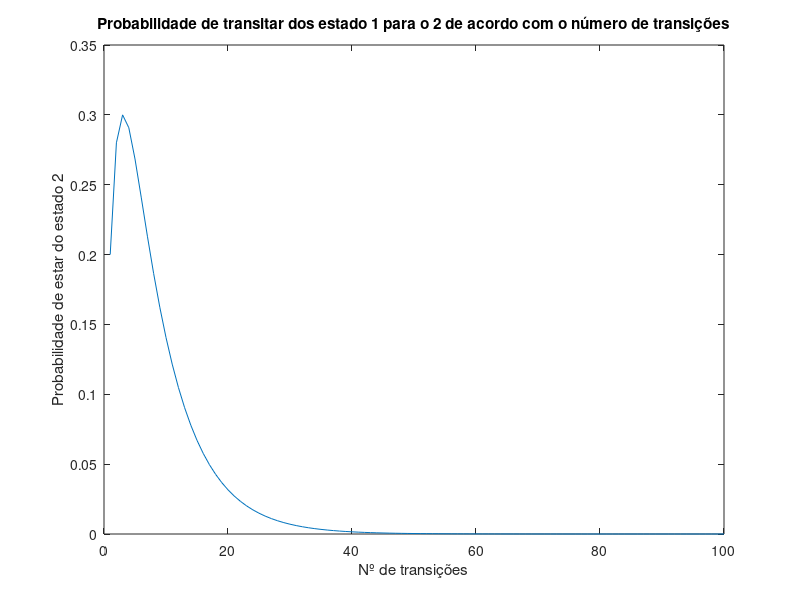
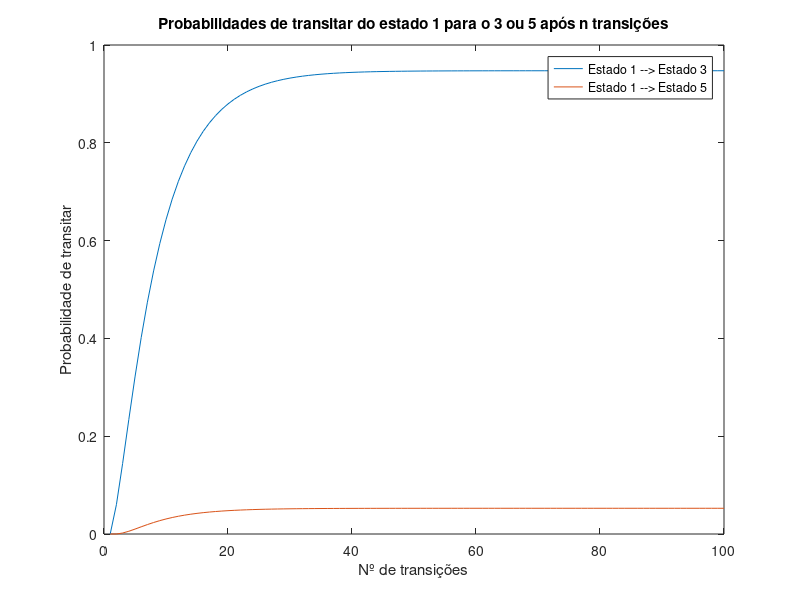

These figures' MATLAB source, in order:
%%Considere a cadeia de Markov com o diagrama de transic¸ao de estados seguinte:

%       1       2       3       4       5

%1      0.8     0       0       0.3     0

%2      0.2     0.6     0       0.2     0

%3      0       0.3     1       0       0

%4      0       0.1     0       0.4     0

%5      0       0       0       0.1     1

Matriz = [0.8, 0,   0, 0.3, 0;
          0.2, 0.6, 0, 0.2, 0;
          0,   0.3, 1, 0,   0;
          0,   0.1, 0, 0.4, 0;
          0,   0,   0, 0.1, 1];
     
      
if (sum(sum(Matriz)) == 5)
    fprintf("\nA matriz é estocástica!");
end


%b)Fac¸a um grafico com a probabilidade de, comec¸ando no estado 1, estar no estado 2 ao fim de ´ n
%passos, com n a variar de 1 ate 100. Justifique o que observa

vetor = [1; 0; 0; 0; 0];

probs = zeros(100, 1);
for n = 1:100
    T = Matriz^n * vetor;
    probs(n) = T(2);
end

figure
plot(1:100, probs);
xlabel("Nº de transições");
ylabel("Probabilidade de estar do estado 2");
title("Probabilidade de transitar dos estado 1 para o 2 de acordo com o número de transições");

%c)Fac¸a um grafico com a probabilidade de, comec¸ando no estado 1, estar no estado 3 ao fim de ´ n
%passos. Na mesma figura, fac¸a um segundo grafico com a probabilidade de, comec¸ando no estado ´
%1, estar no estado 5 ao fim de n passos. Em ambos os casos, considere n a variar de 1 ate 100. ´
%Justifique o que observa.


probs3 = zeros(100, 1);
probs5 = zeros(100, 1);
for n = 1:100
    T = Matriz^n * vetor;
    probs3(n) = T(3);
    probs5(n) = T(5);
end

figure
plot(1:100, probs3, 1:100, probs5);
xlabel("Nº de transições");
ylabel("Probabilidade de transitar");
title("Probabilidades de transitar do estado 1 para o 3 ou 5 após n transições");
legend("Estado 1 --> Estado 3", "Estado 1 --> Estado 5");


%d) Determine a matriz Q.

C = [0.8, 0,   0.3, 0, 0;
    0.2,  0.6, 0.2, 0, 0;
    0,    0.1, 0.4, 0, 0;
    0,    0.3, 0,   1, 0;
    0,    0,   0.1, 0, 1];

Q = C(1:3, 1:3);
R = C(4:5, 1:3);
 

 
 
 %e)Determine a matriz fundamental F
 
 I = eye(3);
 F = (I-Q)^-1
 
 %f)Qual a media (valor esperado) do n ´ umero de passos at ´ e´ a absorc¸ ` ao comec¸ando no estado 1? E ˜
%comec¸ando no estado 2? E se comec¸ando no estado 4?

t = F'*ones(3, 1)

%g) Comec¸ando no estado 1, qual e a probabilidade de absorc¸ ´ ao do estado 3? E do estado 5? Verifique ˜
%a coerencia destes valores com o que observou na al ˆ ´ınea 6c).

B = R*F
